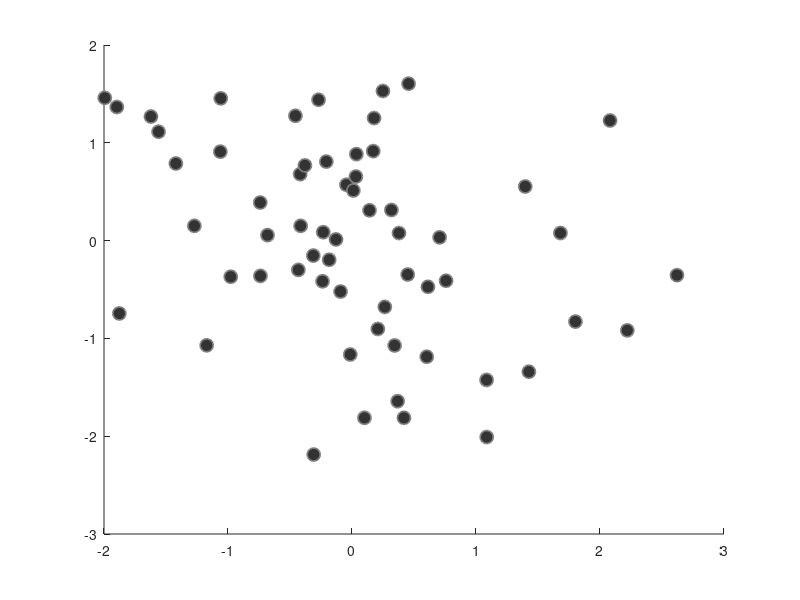

Source code (MATLAB): (Note: this script raises an error after producing the figure.)

%% ========================================================================
%  Figure 4 – EJN (Revision 1)
% -------------------------------------------------------------------------
%  This script generates all panels and statistical analyses associated
%  with Figure 4 of the manuscript.
%
%  Panels include:
%    Panel B – Correlation between cortical thickness 
%               (Left IFG + PreCG) and attentional gradient
%    Panel D – Thickness × Trait Anxiety interaction (median split)
%    Gender-based moderation analyses
%    Panel E – Prediction plot with 95% prediction interval
%    Panel F – Permutation testing histogram
%
%  Required input files (must be in current directory):
%   Fig4_1.mat
%   
%
%   Figure 4 panels (B, D, E, F); 300 dpi 
%   Statistical values printed to MATLAB Command Window
%
%  Date: 24 Feb 2026
% ========================================================================

%% Clear workspace 
clearvars;
close all;
clc;

%% ========================================================================
%% PANEL B — Scatter Plot: Left (IFG + PreCG) Thickness
% ========================================================================

load('Fig4_1.mat');

fg1 = figure('Position', [0 0 400 400]);
hold on;

scatter( ...
    zscore(thickness), ...
    zscore(CompositeGradientFig4), ...
    20*4.5, ...
    'MarkerEdgeColor', [0.5 0.5 0.5], ...
    'MarkerFaceColor', [0.2 0.2 0.2], ...
    'LineWidth', 1.25);

% Least-squares regression line
ls = lsline;
ls.LineStyle = ':';
ls.LineWidth = 4.75;
ls.XData     = [-2.3 2.3];
ls.Color     = [0 0 0];

xlabel('Cortical thickness (z score)', 'FontSize', 14);
ylabel('Att gradient (z score)', 'FontSize', 14);

set(gca, 'LineWidth', 1.5, 'TickDir', 'out', 'FontSize', 14);
xlim([-2.5 2.5]);
ylim([-2.5 2.5]);
axis square;
hold off;
exportgraphics(fg1, 'Figure4B.tif', 'Resolution', 300);

%% ---------- Correlation statistics (reported in manuscript)

X  = thickness;
Y  = CompositeGradientFig4;
n  = length(X);
df = n - 2;

[r, p] = corr(X, Y, 'Type', 'Pearson');

% 95% CI (Fisher transformation)
z      = atanh(r);
se     = 1 / sqrt(n - 3);
z_crit = 1.96;
z_CI   = [z - z_crit*se, z + z_crit*se];
r_CI   = tanh(z_CI);

fprintf('\n=== Left IFG + PreCG Thickness ===\n');
fprintf('r = %.4f\n', r);
fprintf('df = %d\n', df);
fprintf('95%% CI = [%.4f, %.4f]\n', r_CI(1), r_CI(2));
fprintf('p = %.4f\n\n', p);

clear X Y

%% ========================================================================
%% PANEL D — Thickness × Trait Anxiety Interaction (Median Split)
% ========================================================================

idxHA = TraitAnxietyFig4 >= median(TraitAnxietyFig4);
idxLA = TraitAnxietyFig4 <  median(TraitAnxietyFig4);

fg2 = figure('Position', [0 0 400 400]);
hold on;

% High Anxiety
scatter( ...
    zscore(thickness(idxHA)), ...
    zscore(CompositeGradientFig4(idxHA)), ...
    20*4.5, ...
    'MarkerEdgeColor', [0.5 0.5 0.5], ...
    'MarkerFaceColor', [1 0 0], ...
    'LineWidth', 1.25);

% Low Anxiety
scatter( ...
    zscore(thickness(idxLA)), ...
    zscore(CompositeGradientFig4(idxLA)), ...
    20*4.5, ...
    'MarkerEdgeColor', [0.5 0.5 0.5], ...
    'MarkerFaceColor', [0 0 1], ...
    'LineWidth', 1.25);

% Regression lines
ls = lsline;
ls(1).LineStyle = ':'; ls(1).LineWidth = 4.75; ls(1).XData = [-2.3 2.3]; ls(1).Color = [0 0 1];
ls(2).LineStyle = ':'; ls(2).LineWidth = 4.75; ls(2).XData = [-2.3 2.3]; ls(2).Color = [1 0 0];

xlabel('rGMV (z score)');
ylabel('Att gradient (z score)');
set(gca, 'LineWidth', 1.5, 'TickDir', 'out', 'FontSize', 14, 'XTick', -2:1:2);

xlim([-2.5 2.5]);
ylim([-2.5 2.5]);
axis square;
hold off;
exportgraphics(fg2, 'Figure4D.tif', 'Resolution', 300);
%% ---------- Slopes and correlations for interaction

X1 = thickness(idxHA); Y1 = CompositeGradientFig4(idxHA);
X2 = thickness(idxLA); Y2 = CompositeGradientFig4(idxLA);

coef1 = polyfit(X1, Y1, 1);
coef2 = polyfit(X2, Y2, 1);

fprintf('Slope (High Anxiety) = %.4f\n', coef1(1));
fprintf('Intercept (High Anxiety) = %.4f\n', coef1(2));
fprintf('Slope (Low Anxiety) = %.4f\n', coef2(1));
fprintf('Intercept (Low Anxiety) = %.4f\n\n', coef2(2));

%% ========================================================================
%% Gender-Based ANCOVA
% ========================================================================

idxMale   = genderFig4 == 1;
idxFemale = genderFig4 == 2;

X_m = thickness(idxMale);
Y_m = CompositeGradientFig4(idxMale);

X_f = thickness(idxFemale);
Y_f = CompositeGradientFig4(idxFemale);

X = [X_m; X_f];
Y = [Y_m; Y_f];
group = [ones(length(X_m),1); 2*ones(length(X_f),1)];

[stats, levels] = aoctool(X, Y, group);

%% ========================================================================
%% PANEL E — Prediction Plot with 95% Prediction Interval
% ========================================================================

interaction = CompositeGradientFig4 .* TraitAnxietyFig4;

x = zscore(thickness);
y = zscore(interaction);

size_data  = 1 ./ (interaction .* 50);
color_data = zscore(TraitAnxietyFig4);

mdl = fitlm(x, y);

x_pred = linspace(min(x), max(x), 100)';
[y_pred, y_ci] = predict(mdl, x_pred, 'Prediction', 'observation');

fg3=figure('Position', [0 0 510 510]);
hold on;

scatter(x, y, size_data .* (1000000/2), color_data, 'filled');
plot(x_pred, y_pred, 'k:', 'LineWidth', 4.75);
plot(x_pred, y_ci(:,1), 'k--', 'LineWidth', 2.75);
plot(x_pred, y_ci(:,2), 'k--', 'LineWidth', 2.75);

colormap("turbo");
cb = colorbar;
ylabel(cb, 'Trait anxiety (zscore)');

xlabel({'Cortical thickness:'; ...
         'Left (PreCG + Paracentral Lobule) zscore'}, 'FontSize', 14);
ylabel({'Interaction: Att Gradient × Trait Anxiety'; ...
         '(zscore)'}, 'FontSize', 14);

set(gca, 'LineWidth', 1.5, 'TickDir', 'out', 'FontSize', 14, ...
    'XTick', -3:1:3);

xlim([-3 3]);
ylim([-3 3]);
axis square;
hold off;
exportgraphics(fg3, 'Figure4E.tif', 'Resolution', 300);
%% ========================================================================
%% PANEL F — Permutation Testing Histogram
% ========================================================================

%load('corticalthicknessInteractionWorks_31July2025.mat');

fg4=figure('Position', [0 0 350 400]);
hold on;

histogram(r_null, 'Normalization', 'pdf');
xline(empiricalCV_r, 'r:', 'LineWidth', 3);

text(empiricalCV_r - 0.1, 1, ...
    ['Empirical CV r = ' num2str(empiricalCV_r)], ...
    'FontSize', 12, ...
    'Rotation', 90);

xlabel('Null distribution of Pearson''s r');
ylabel('Density');

set(gca, 'LineWidth', 1.5, 'TickDir', 'out', ...
    'FontSize', 14, ...
    'XTick', -0.6:0.2:0.4, ...
    'YTick', 0:0.5:2.5);

hold off;
exportgraphics(fg4, 'Figure4F.tif', 'Resolution', 300);
